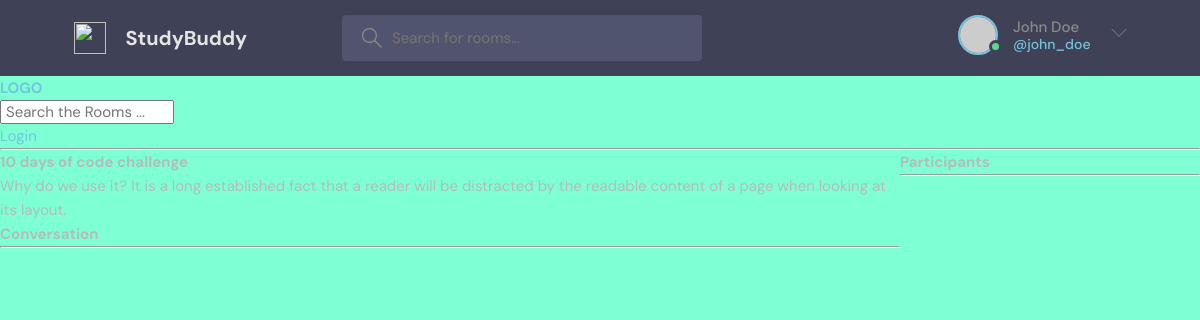
The page /room/2 on the database as committed earlier.
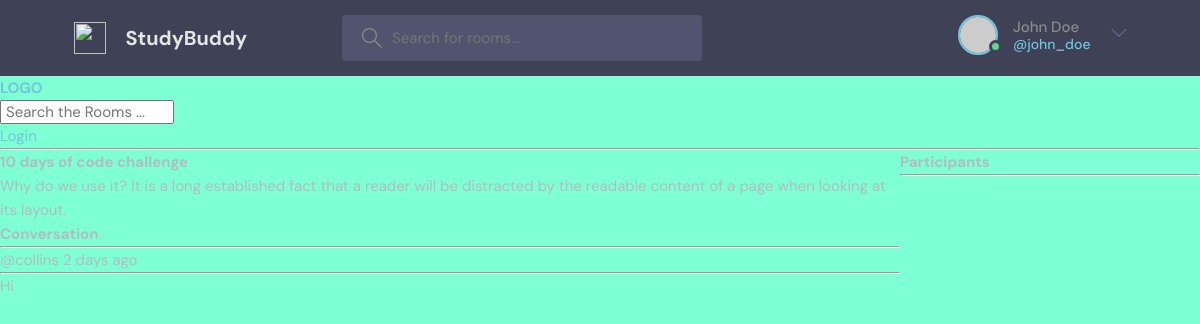
The same page on the database as committed later.
### base/models.py (models this page shows, shortened)
class Message(models.Model):
    user=models.ForeignKey(User,on_delete=models.CASCADE)
    room=models.ForeignKey(Room, on_delete=models.CASCADE)
    body=models.TextField()
    updated=models.DateTimeField(auto_now=True)
    created=models.DateTimeField(auto_now_add=True)
    class Meta:
        ordering=['-updated','-created']

### base/views.py (the view, shortened to what this page needs)
# urls.py: path('room/<str:pk>', views.room, name='room'),
def room(request, pk):
    room = Room.objects.get(id=pk)
    room_messages = room.message_set.all().order_by('-created')
    participants= room.participants.all()
    context = {'room': room, 'room_messages': room_messages,'participants':participants}
    return render(request, 'base/room.html', context)

### base/templates/base/room.html (shortened to what this page needs)
{% extends 'main.html' %}
{% block content %}
<div class="room-container">
    <div>
<h1>{{room.name}}</h1>
<p>{{room.description}}</p>
<div class="comment-wrapper">
    <h3>Conversation</h3>
    <hr>
    {% for message in room_messages %}
    <div>
        <small>@{{message.user.username}} {{message.created |timesince}} ago</small>
        <hr>
        <p>{{message.body}}</p>
    </div>
    {% endfor %}
</div>
    </div>
    <div>
        <h3>Participants</h3>
        <hr>
    </div>
</div>
{% endblock content%}

Rows that differ between the two databases and show on the page:
added Message: user.username "collins", created "2 days", body "Hi"
